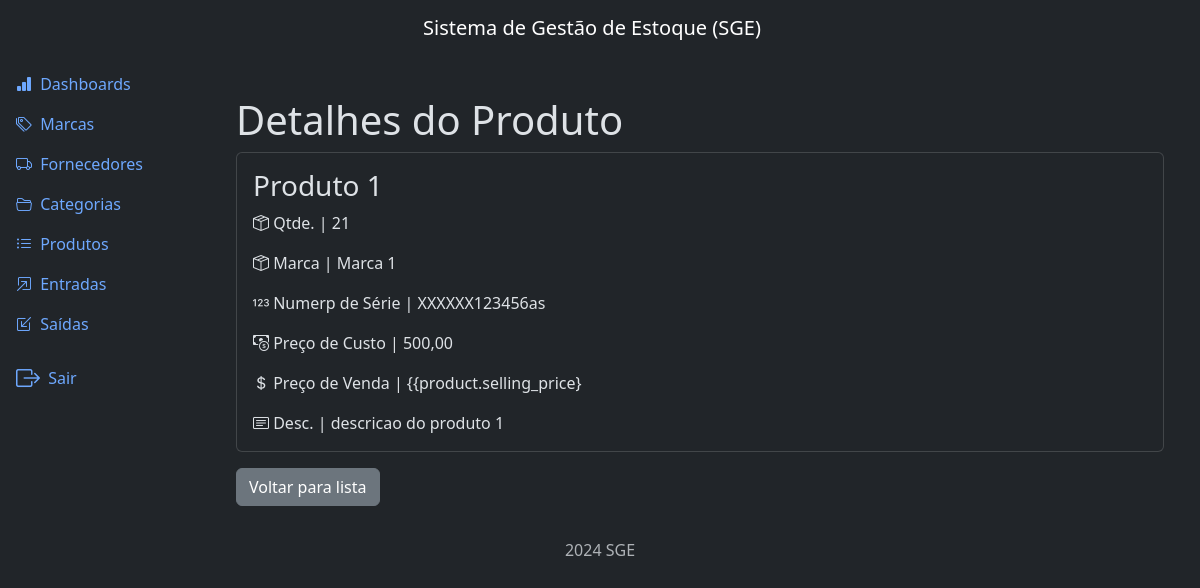
The page /products/detail/1/ (signed in) on the database its author committed.
### products/models.py (models this page shows, shortened)
class Product(models.Model):
    title = models.CharField(max_length=500)
    category = models.ForeignKey(
        Category, on_delete=models.PROTECT, related_name='products')
    brand = models.ForeignKey(
        Brand, on_delete=models.PROTECT, related_name='products')
    description = models.TextField(null=True, blank=True)
    serie_number = models.CharField(max_length=200, null=True, blank=True)
    cost_price = models.DecimalField(max_digits=20, decimal_places=2)
    selling_price = models.DecimalField(max_digits=20, decimal_places=2)
    quantity = models.IntegerField(default=0)
    created_at = models.DateTimeField(auto_now_add=True)
    updated_at = models.DateTimeField(auto_now=True)
    class Meta:
        ordering = ['title']

### brands/models.py (models this page shows)
class Brand(models.Model):
    name = models.CharField(max_length=500)
    description = models.TextField(null=True, blank=True)
    created_at = models.DateTimeField(auto_now_add=True)
    updated_at = models.DateTimeField(auto_now=True)
    class Meta:
        ordering = ['name']
    def __str__(self):
        return self.name

### products/views.py (the view)
# urls.py: path('detail/<int:pk>/', views.ProductDetailView.as_view(), name='detail'),
class ProductDetailView(LoginRequiredMixin, PermissionRequiredMixin, DetailView):
    model = Product
    template_name = 'product_detail.html'
    permission_required = 'products.view_product'

### products/templates/product_detail.html (shortened to what this page needs)
{% extends "base.html" %}
{% block content %}
  <div class="container mt-4">
    <h3 class="display-6" >Detalhes do Produto</h3>
    <div class="card">
      <div class="card-body">
        <h3 class="card-title">{{product.title}}</h3>
        <p class="card-text"><i class="bi bi-box-seam"></i> Qtde. | {{product.quantity}}</p>
        <p class="card-text"><i class="bi bi-box-seam"></i> Marca | {{product.brand}}</p>
        <p class="card-text"><i class="bi bi-123"></i> Numerp de Série | {{product.serie_number}}</p>
        <p class="card-text"><i class="bi bi-cash-coin"></i> Preço de Custo | {{product.cost_price}}</p>
        <p class="card-text"><i class="bi bi-currency-dollar"></i> Preço de Venda | {{product.selling_price}</p>
        <p class="card-text"><i class="bi bi-card-text"></i> Desc. | {{product.description}}</p>
      </div>
    </div>
    <a class="btn btn-secondary mt-3" href="{% url "product:list" %}">Voltar para lista</a>
  </div>
{% endblock content %}

### rows shown on the page
Product: title "Produto 1", quantity "21", brand "Marca 1", serie_number "XXXXXX123456as", cost_price "500,00", description "descricao do produto 1"
